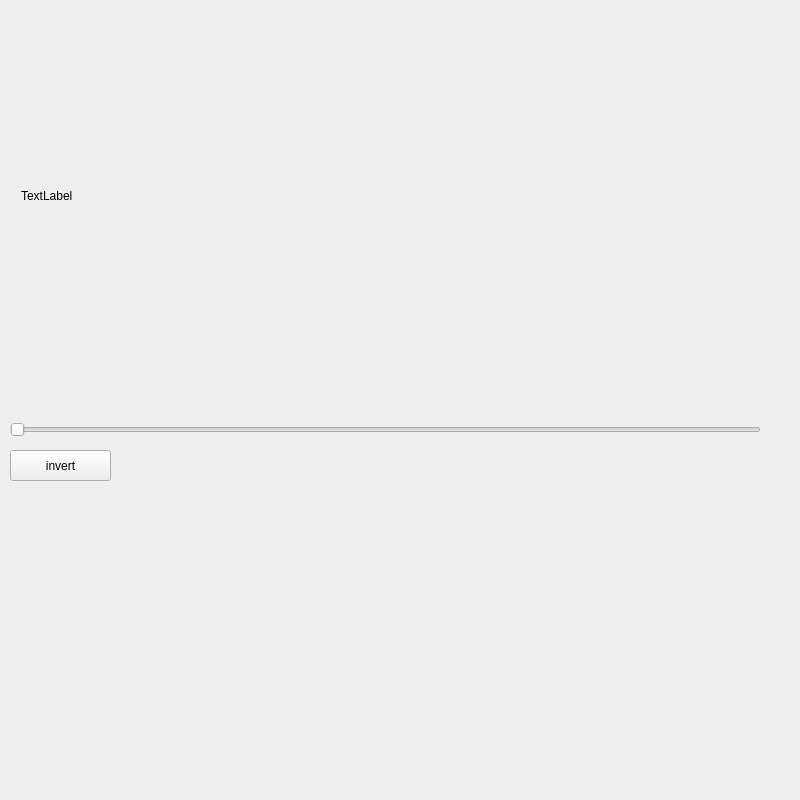
<?xml version="1.0" encoding="UTF-8"?>
<ui version="4.0">
 <class>BrightAndDark</class>
 <widget class="QWidget" name="BrightAndDark">
  <property name="enabled">
   <bool>true</bool>
  </property>
  <property name="geometry">
   <rect>
    <x>0</x>
    <y>0</y>
    <width>800</width>
    <height>800</height>
   </rect>
  </property>
  <property name="minimumSize">
   <size>
    <width>800</width>
    <height>800</height>
   </size>
  </property>
  <property name="maximumSize">
   <size>
    <width>800</width>
    <height>800</height>
   </size>
  </property>
  <property name="sizeIncrement">
   <size>
    <width>800</width>
    <height>800</height>
   </size>
  </property>
  <property name="baseSize">
   <size>
    <width>900</width>
    <height>900</height>
   </size>
  </property>
  <property name="windowTitle">
   <string>BrightAndDark</string>
  </property>
  <widget class="QWidget" name="gridLayoutWidget">
   <property name="geometry">
    <rect>
     <x>10</x>
     <y>10</y>
     <width>761</width>
     <height>371</height>
    </rect>
   </property>
   <layout class="QGridLayout" name="gridLayout">
    <item row="0" column="0">
     <widget class="QLabel" name="label">
      <property name="text">
       <string>TextLabel</string>
      </property>
     </widget>
    </item>
   </layout>
  </widget>
  <widget class="QSlider" name="H_slider">
   <property name="geometry">
    <rect>
     <x>10</x>
     <y>420</y>
     <width>751</width>
     <height>20</height>
    </rect>
   </property>
   <property name="orientation">
    <enum>Qt::Horizontal</enum>
   </property>
  </widget>
  <widget class="QPushButton" name="invert_button_1">
   <property name="geometry">
    <rect>
     <x>10</x>
     <y>450</y>
     <width>101</width>
     <height>31</height>
    </rect>
   </property>
   <property name="text">
    <string>invert</string>
   </property>
  </widget>
 </widget>
 <layoutdefault spacing="6" margin="11"/>
 <resources/>
 <connections/>
</ui>
